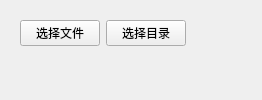
             <widget class="QWidget" name="widget_9" native="true">
              <property name="sizePolicy">
               <sizepolicy hsizetype="Preferred" vsizetype="Fixed">
                <horstretch>0</horstretch>
                <verstretch>0</verstretch>
               </sizepolicy>
              </property>
              <layout class="QFormLayout" name="formLayout">
               <item row="0" column="0">
                <widget class="QWidget" name="secWidget" native="true">
                 <layout class="QHBoxLayout" name="horizontalLayout">
                  <item>
                   <widget class="QPushButton" name="fileBtn">
                    <property name="cursor">
                     <cursorShape>PointingHandCursor</cursorShape>
                    </property>
                    <property name="text">
                     <string>选择文件</string>
                    </property>
                   </widget>
                  </item>
                  <item>
                   <widget class="QPushButton" name="secBtn">
                    <property name="sizePolicy">
                     <sizepolicy hsizetype="Expanding" vsizetype="Fixed">
                      <horstretch>1</horstretch>
                      <verstretch>1</verstretch>
                     </sizepolicy>
                    </property>
                    <property name="minimumSize">
                     <size>
                      <width>0</width>
                      <height>0</height>
                     </size>
                    </property>
                    <property name="maximumSize">
                     <size>
                      <width>93</width>
                      <height>16777215</height>
                     </size>
                    </property>
                    <property name="cursor">
                     <cursorShape>PointingHandCursor</cursorShape>
                    </property>
                    <property name="text">
                     <string>选择目录</string>
                    </property>
                   </widget>
                  </item>
                 </layout>
                </widget>
               </item>
               <item row="0" column="1">
                <spacer name="horizontalSpacer_3">
                 <property name="orientation">
                  <enum>Qt::Horizontal</enum>
                 </property>
                 <property name="sizeHint" stdset="0">
                  <size>
                   <width>50</width>
                   <height>20</height>
                  </size>
                 </property>
                </spacer>
               </item>
               <item row="1" column="0">
                <spacer name="secVerticalSpacer">
                 <property name="orientation">
                  <enum>Qt::Vertical</enum>
                 </property>
                 <property name="sizeHint" stdset="0">
                  <size>
                   <width>20</width>
                   <height>10</height>
                  </size>
                 </property>
                </spacer>
               </item>
              </layout>
             </widget>
